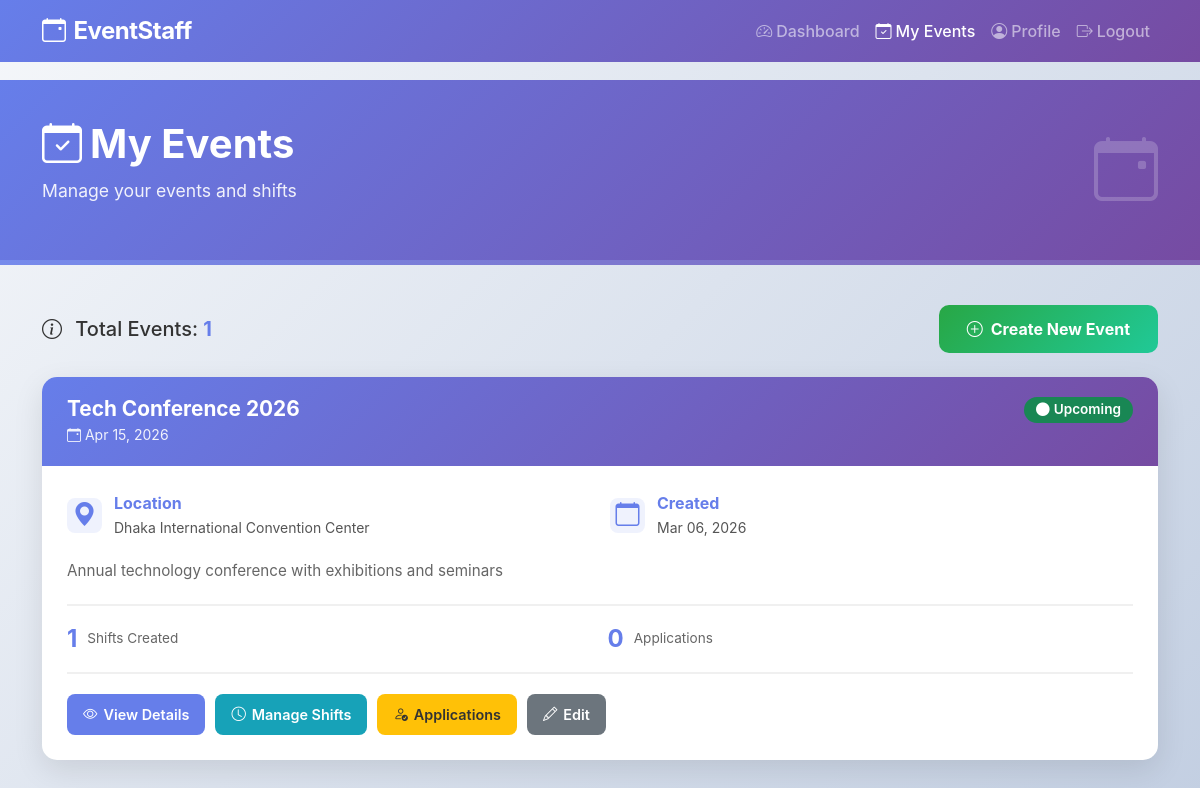
The page /organizer/events.php (signed in) on the database its author committed.
### tables this page shows
CREATE TABLE IF NOT EXISTS events (
    id INT AUTO_INCREMENT PRIMARY KEY,
    organizer_id INT NOT NULL,
    title VARCHAR(255) NOT NULL,
    description TEXT,
    location VARCHAR(255),
    event_date DATE,
    created_at TIMESTAMP DEFAULT CURRENT_TIMESTAMP,
    FOREIGN KEY (organizer_id) REFERENCES users(id) ON DELETE CASCADE,
    INDEX idx_organizer_id (organizer_id),
    INDEX idx_event_date (event_date)
);

### organizer/events.php (the view, shortened to what this page needs)
<?php
require_once '../config/database.php';
$organizer_id = get_user_id();
try {
    $stmt = $conn->prepare("
        SELECT
            e.id,
            e.title,
            e.description,
            e.location,
            e.event_date,
            e.created_at,
            COUNT(DISTINCT es.id) as shift_count,
            COUNT(DISTINCT sa.id) as application_count
        FROM events e
        LEFT JOIN event_shifts es ON e.id = es.event_id
        LEFT JOIN shift_applications sa ON es.id = sa.shift_id
        WHERE e.organizer_id = ?
        GROUP BY e.id, e.title, e.description, e.location, e.event_date, e.created_at
        ORDER BY e.event_date DESC
    ");
    $stmt->execute([$organizer_id]);
    $events = $stmt->fetchAll();
} catch (PDOException $e) {
    $events = [];
}
function format_event_date($date) {
    $datetime = strtotime($date);
    return date('M d, Y', $datetime);
}
function get_event_status($date) {
    $datetime = strtotime($date);
    if (date('Y-m-d', $datetime) >= date('Y-m-d')) {
        return ['status' => 'upcoming', 'badge' => 'success', 'text' => 'Upcoming'];
    } else {
        return ['status' => 'past', 'badge' => 'secondary', 'text' => 'Past'];
    }
}
?>
<!DOCTYPE html>
<html lang="en">
<head>
    <link href="https://cdn.jsdelivr.net/npm/bootstrap@5.3.0/dist/css/bootstrap.min.css" rel="stylesheet">
    <link rel="stylesheet" href="https://cdn.jsdelivr.net/npm/bootstrap-icons@1.11.0/font/bootstrap-icons.css">
    <link rel="stylesheet" href="../assets/css/style.css">
</head>
<body>
    <nav class="navbar navbar-expand-lg navbar-dark bg-dark fixed-top" style="background: linear-gradient(135deg, var(--primary) 0%, var(--primary-dark) 100%) !important;">
        <div class="container-lg">
            <a class="navbar-brand fw-bold" href="../index.php">
                <i class="bi bi-calendar-event me-2"></i>EventStaff
            </a>
            <div class="collapse navbar-collapse" id="navbarNav">
                <ul class="navbar-nav ms-auto">
                    <li class="nav-item">
                        <a class="nav-link" href="dashboard.php">
                            <i class="bi bi-speedometer2 me-1"></i>Dashboard
                        </a>
                    </li>
                    <li class="nav-item">
                        <a class="nav-link active" href="events.php">
                            <i class="bi bi-calendar-check me-1"></i>My Events
                        </a>
                    </li>
                    <li class="nav-item">
                        <a class="nav-link" href="profile.php">
                            <i class="bi bi-person-circle me-1"></i>Profile
                        </a>
                    </li>
                    <li class="nav-item">
                        <a class="nav-link" href="../auth/logout.php">
                            <i class="bi bi-box-arrow-right me-1"></i>Logout
                        </a>
                    </li>
                </ul>
            </div>
        </div>
    </nav>
    <div class="page-header">
        <div class="container-lg">
            <div class="d-flex justify-content-between align-items-center">
                <div>
                    <h1><i class="bi bi-calendar-check me-2"></i>My Events</h1>
                    <p>Manage your events and shifts</p>
                </div>
                <div class="d-none d-md-block" style="font-size: 4rem; opacity: 0.2;">
                    <i class="bi bi-calendar-event"></i>
                </div>
            </div>
        </div>
    </div>
    <div class="container-lg mb-5">
        <div class="d-flex justify-content-between align-items-center mb-4" style="flex-wrap: wrap; gap: 15px;">
            <div>
                <h5 style="color: #333; margin: 0;">
                    <i class="bi bi-info-circle me-2"></i>
                    Total Events: <strong style="color: var(--primary);"><?php echo count($events); ?></strong>
                </h5>
            </div>
            <a href="create_event.php" class="btn-create">
                <i class="bi bi-plus-circle"></i>Create New Event
            </a>
        </div>
        <?php if (empty($events)): ?>
            <div style="background: white; border-radius: 20px; padding: 20px;">
                <div class="empty-state">
                    <div class="empty-state-icon">
                        <i class="bi bi-calendar-x"></i>
                    </div>
                    <h3>No Events Yet</h3>
                    <p style="margin-bottom: 25px;">You haven't created any events. Start by creating your first event!</p>
                    <a href="create_event.php" class="btn-create">
                        <i class="bi bi-plus-circle"></i>Create Your First Event
                    </a>
                </div>
            </div>
        <?php else: ?>
            <?php foreach ($events as $event): ?>
                <?php $status = get_event_status($event['event_date']); ?>
                <div class="event-card">
                    <div class="event-card-header">
                        <div>
                            <h5><?php echo htmlspecialchars($event['title']); ?></h5>
                            <small style="opacity: 0.9;">
                                <i class="bi bi-calendar-event"></i>
                                <?php echo format_event_date($event['event_date']); ?>
                            </small>
                        </div>
                        <span class="event-badge badge bg-<?php echo $status['badge']; ?>">
                            <i class="bi bi-circle-fill me-1"></i><?php echo $status['text']; ?>
                        </span>
                    </div>
                    <div class="event-card-body">
                        <div class="event-meta">
                            <div class="event-meta-item">
                                <div class="event-meta-icon">
                                    <i class="bi bi-geo-alt-fill"></i>
                                </div>
                                <div>
                                    <strong>Location</strong><br>
                                    <small><?php echo htmlspecialchars($event['location']); ?></small>
                                </div>
                            </div>
                            <div class="event-meta-item">
                                <div class="event-meta-icon">
                                    <i class="bi bi-calendar"></i>
                                </div>
                                <div>
                                    <strong>Created</strong><br>
                                    <small><?php echo date('M d, Y', strtotime($event['created_at'])); ?></small>
                                </div>
                            </div>
                        </div>
                        <div class="event-description">
                            <?php echo htmlspecialchars(substr($event['description'], 0, 150)); ?>
                        </div>
                        <div class="event-stats">
                            <div class="event-stat">
                                <div class="event-stat-number"><?php echo $event['shift_count']; ?></div>
                                <div class="event-stat-label">Shifts Created</div>
                            </div>
                            <div class="event-stat">
                                <div class="event-stat-number"><?php echo $event['application_count']; ?></div>
                                <div class="event-stat-label">Applications</div>
                            </div>
                        </div>
                        <div class="event-actions">
                            <a href="event_detail.php?id=<?php echo $event['id']; ?>" class="btn-action btn-view">
                                <i class="bi bi-eye"></i>View Details
                            </a>
                            <a href="event_shifts.php?event_id=<?php echo $event['id']; ?>" class="btn-action btn-shifts">
                                <i class="bi bi-clock"></i>Manage Shifts
                            </a>
                            <a href="event_applications.php?event_id=<?php echo $event['id']; ?>" class="btn-action btn-applications">
                                <i class="bi bi-person-check"></i>Applications
                            </a>
                            <button type="button" class="btn-action btn-edit" onclick="alert('Edit functionality coming soon')">
                                <i class="bi bi-pencil"></i>Edit
                            </button>
                        </div>
                    </div>
                </div>
            <?php endforeach; ?>
        <?php endif; ?>
    </div>
</body>
</html>

### assets/css/style.css (style rules this page uses)
* { margin: 0; padding: 0; box-sizing: border-box; }
body { font-family: 'Inter', 'Segoe UI', Tahoma, Geneva, Verdana, sans-serif; overflow-x: hidden; scroll-behavior: smooth; padding-top: 56px; }
.navbar-brand { font-size: 1.5rem; font-weight: 700; letter-spacing: -0.5px; }
.navbar-nav .nav-link { font-weight: 500; transition: all 0.3s ease; }
html { scroll-behavior: smooth; }

### organizer/events.php (style rules this page uses)
* { --primary: #667eea; --primary-dark: #764ba2; }
body { background: linear-gradient(135deg, #f5f7fa 0%, #c3cfe2 100%); min-height: 100vh; padding-top: 80px; }
.page-header { background: linear-gradient(135deg, var(--primary) 0%, var(--primary-dark) 100%); color: white; padding: 40px 0; margin-bottom: 40px; border-bottom: 5px solid rgba(255,255,255,0.1); }
.page-header h1 { font-weight: 700; font-size: 2.5rem; margin-bottom: 10px; }
.page-header p { font-size: 1.1rem; opacity: 0.9; }
.btn-create { background: linear-gradient(135deg, #28a745 0%, #20c997 100%); border: none; color: white; padding: 12px 28px; font-weight: 700; border-radius: 10px; transition: all 0.3s ease; text-decoration: none; display: inline-flex; align-items: center; gap: 8px; }
.event-card { background: white; border-radius: 15px; overflow: hidden; box-shadow: 0 10px 30px rgba(0,0,0,0.1); transition: all 0.3s ease; margin-bottom: 25px; animation: slideUp 0.5s ease-out; }
.event-card-header { background: linear-gradient(135deg, var(--primary) 0%, var(--primary-dark) 100%); color: white; padding: 20px 25px; display: flex; justify-content: space-between; align-items: start; }
.event-card-header h5 { margin: 0; font-weight: 700; font-size: 1.3rem; }
.event-badge { padding: 6px 12px; border-radius: 20px; font-size: 0.85rem; font-weight: 600; }
.event-card-body { padding: 25px; }
.event-meta { display: grid; grid-template-columns: repeat(auto-fit, minmax(200px, 1fr)); gap: 20px; margin-bottom: 20px; }
.event-meta-item { display: flex; align-items: center; gap: 12px; color: #555; }
.event-meta-item strong { color: var(--primary); }
.event-meta-icon { font-size: 1.5rem; color: var(--primary); width: 35px; height: 35px; display: flex; align-items: center; justify-content: center; background: rgba(102, 126, 234, 0.1); border-radius: 8px; }
.event-description { color: #666; line-height: 1.6; margin-bottom: 20px; font-size: 0.95rem; }
.event-stats { display: flex; gap: 15px; padding: 15px 0; border-top: 2px solid #f0f0f0; border-bottom: 2px solid #f0f0f0; margin: 20px 0; }
.event-stat { display: flex; align-items: center; gap: 10px; flex: 1; }
.event-stat-number { font-size: 1.5rem; font-weight: 700; color: var(--primary); }
.event-stat-label { font-size: 0.85rem; color: #666; }
.event-actions { display: flex; gap: 10px; flex-wrap: wrap; }
.btn-action { padding: 10px 16px; border-radius: 8px; border: none; cursor: pointer; font-weight: 600; font-size: 0.9rem; transition: all 0.3s ease; display: inline-flex; align-items: center; gap: 6px; text-decoration: none; }
.btn-view { background: var(--primary); color: white; }
.btn-shifts { background: #17a2b8; color: white; }
.btn-applications { background: #ffc107; color: #333; }
.btn-edit { background: #6c757d; color: white; }

### rows shown on the page
events: title "Tech Conference 2026", event_date "Apr 15, 2026", event_date "Upcoming", location "Dhaka International Convention Center", created_at "Mar 06, 2026", description "Annual technology conference with exhibitions and seminars", shift_count "1", application_count "0"

### other values the page prints
count($events) "1"
